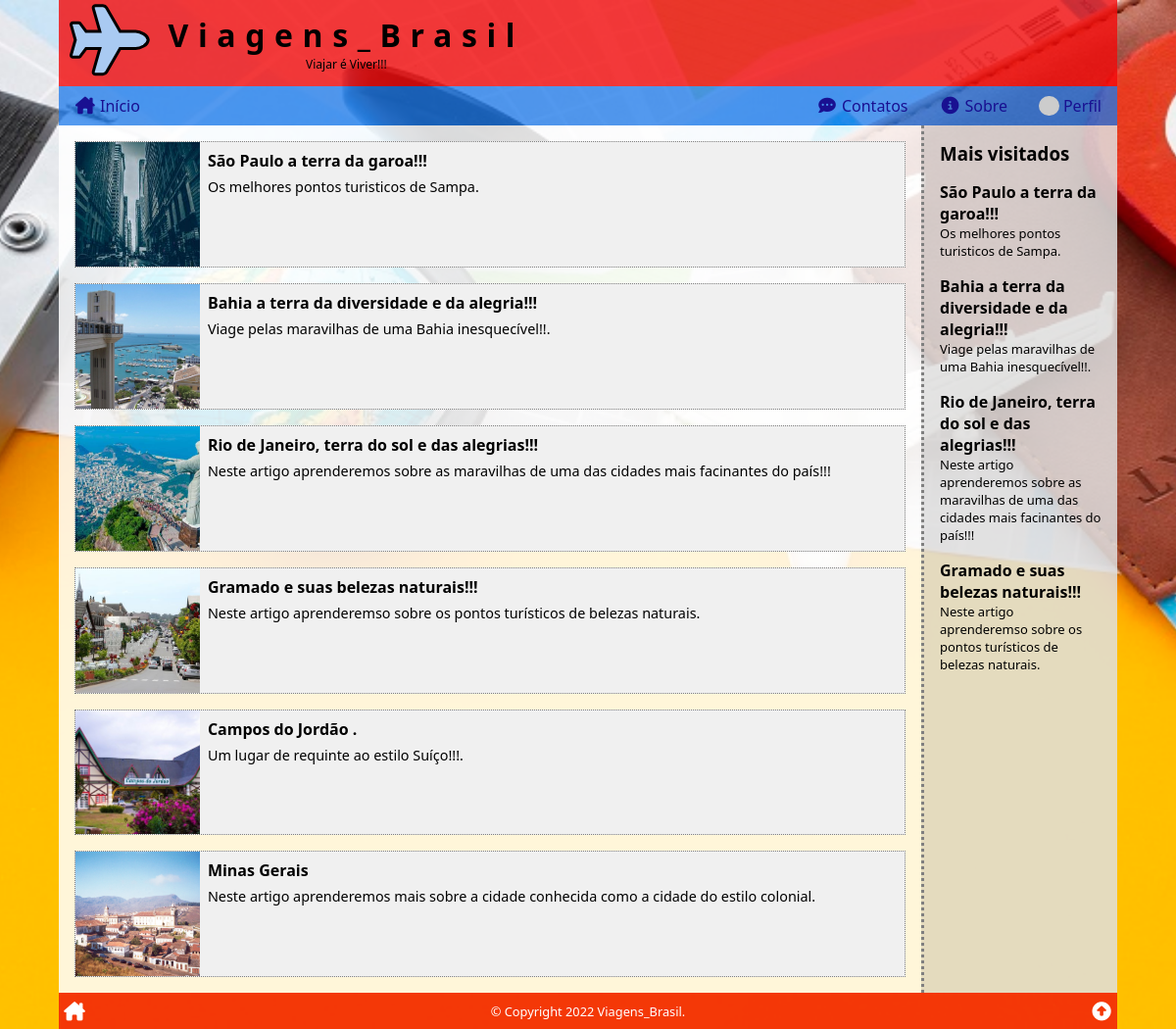
Screenshot of / (signed in) with the database file from the repository.
### tables this page shows
CREATE TABLE articles (
    art_id INT PRIMARY KEY AUTO_INCREMENT,
    art_title VARCHAR(127),
    art_intro VARCHAR(255),
    art_thumb VARCHAR(255),
    art_content TEXT,
    art_author INT,
    art_date TIMESTAMP DEFAULT CURRENT_TIMESTAMP,
    art_views INT DEFAULT '0',
    art_status ENUM('on', 'off', 'deleted') DEFAULT 'on',
    FOREIGN KEY (art_author) REFERENCES users (user_id)
);

### index.php (the view, shortened to what this page needs)
<?php
require($_SERVER['DOCUMENT_ROOT'] . '/_config.php');
$sql = <<<SQL
SELECT art_id, art_title, art_intro, art_thumb
    FROM articles
WHERE art_status = 'on'
    AND art_date <= NOW()
ORDER BY art_date DESC;
SQL;
$res = $conn->query($sql);
$artigos = '<div class="items">' . "\n";
while ($artigo = $res->fetch_assoc()) :
    $artigos .= <<<HTML
        <div class="item" onclick="location.href='/ler/?id={$artigo['art_id']}'">
            <div class="thumb" style="background-image: url('{$artigo['art_thumb']}')" title="Imagem de {$artigo['art_title']}"></div>
            <div class="body">
                <h4>{$artigo['art_title']}</h4>
                <span>{$artigo['art_intro']}</span>
            </div>
        </div>
HTML;
endwhile;
$artigos .= '</div>';
require($_SERVER['DOCUMENT_ROOT'] . '/_header.php');
?>
<section>
    <?php
    echo $artigos;
    ?>
</section>
<aside>
    <?php
    $mv = mostViewed();
    if ($mv) echo "<h3>Mais visitados</h3>{$mv}";
    ?>
</aside>
<?php
require($_SERVER['DOCUMENT_ROOT'] . '/_footer.php');

### _header.php (shortened to what this page needs)
<!DOCTYPE html>
<html lang="pt-BR">
<head>
    <link rel="stylesheet" href="style.css">
    <link rel="stylesheet" href="https://cdnjs.cloudflare.com/ajax/libs/font-awesome/6.1.1/css/all.min.css">
</head>
<body>
    <div class="wrap">
        <header>
            <a href="/" title="Página inicial"><i class="fa-solid fa-plane fa-fw"></i></a>
            <h1>Viagens_Brasil<small>Viajar é Viver!!!</small></h1>
        </header>
        <nav>
            <a href="/" title="Página inicial"><i class="fa-solid fa-house-chimney fa-fw"></i><span>Início</span></a>
            <a href="/contatos/" title="Faça contato"><i class="fa-solid fa-comment-dots fa-fw"></i><span>Contatos</span></a>
            <a href="/sobre/" title="Sobre..."><i class="fa-solid fa-circle-info fa-fw"></i><span>Sobre</span></a>
            <?php
            if ($user) :
            ?>
                <a href="/user/profile/" title="Perfil"><img src="<?php echo $user['user_photo'] ?>" alt="<?php echo $user['user_name'] ?>"><span>Perfil</a>
            <?php
            else :
            ?>
                <a href="/user/login/" title="Usuário"><i class="fa-solid fa-right-to-bracket fa-fw"></i><span>Login</span></a>
            <?php
            endif;
            ?>
        </nav>
        <main>

### _config.php (shortened to what this page needs)
<?php
$ini = parse_ini_file($_SERVER['DOCUMENT_ROOT'] . '/_config.ini', true);
foreach ($ini as $key => $val) :
    if ($_SERVER['SERVER_NAME'] === $key) :
        $conn = new mysqli($val['hostname'], $val['username'], $val['password'], $val['database']);
    endif;
endforeach;
$conn->query("SET NAMES 'utf8'");
$conn->query('SET character_set_connection=utf8');
$conn->query('SET character_set_client=utf8');
$conn->query('SET character_set_results=utf8');
$conn->query('SET GLOBAL lc_time_names = pt_BR');
$conn->query('SET lc_time_names = pt_BR');
if (isset($_COOKIE['user']))
    $user = unserialize($_COOKIE['user']);
else
    $user = false;
function mostViewed($num = 4)
{
    global $conn;
    $sql = <<<SQL
SELECT art_id, art_title, art_intro
FROM articles
WHERE art_status = 'on'
	AND art_date <= NOW()
ORDER BY art_views DESC
LIMIT {$num};
SQL;
    $res = $conn->query($sql);
    $out = '';
    if ($res->num_rows > 0) :
        while ($art = $res->fetch_assoc()) :
            $out .= <<<HTML
<div class="side-art-box" onclick="location.href='/ler/?id={$art['art_id']}'">
    <div class="side-art-title">{$art['art_title']}</div>
    <div class="side-art-intro">{$art['art_intro']}</div>
</div>
HTML;
        endwhile;
    else :
        $out = false;
    endif;
    return $out;
}

### _footer.php (shortened to what this page needs)
</main>
<footer>
    <a href="/" title="Página inicial"><i class="fa-solid fa-house-chimney fa-fw"></i></a>
    <div title="Todos os direitos reservados para Viagens_Brasil.">&copy; Copyright 2022 Viagens_Brasil.</div>
    <a href="#top" title="Topo da página"><i class="fa-solid fa-circle-up fa-fw"></i></a>
</footer>
</div>
</body>
</html>

### style.css (style rules this page uses)
* { box-sizing: border-box; outline: none; transition: .2s; }
html, body { position: relative; width: 100%; height: 100%; padding: 0; margin: 0; font-family: 'Segoe UI', Tahoma, Geneva, Verdana, sans-serif; font-size: 16px; }
a { color: steelblue; text-decoration: none; }
header, nav, section, article, main, aside, footer { display: block; }
body { background-color: rgb(170, 170, 170); background-attachment: fixed; background-image: url('/img/viagens08.jpg'); background-position: center; background-repeat: no-repeat; background-size: cover; }
.wrap { position: relative; display: flex; flex-direction: column; height: 100%; width: 100%; max-width: 1080px; min-width: 280px; margin: auto; }
.wrap>header { display: flex; align-items: center; justify-content: flex-start; background: rgba(243, 9, 9, 0.797); }
.wrap>header a { font-size: 70px; color: rgb(169, 202, 242); -webkit-text-stroke: 3px black; padding-left: .5rem; margin-top: -.5rem; }
.wrap>header h1 { margin: 0; margin-left: 1rem; text-align: center; font-size: 2rem; letter-spacing: .6rem; }
.wrap>header small { display: block; font-size: .75rem; font-weight: normal; letter-spacing: normal; }
.wrap>nav { background: rgba(29, 122, 235, 0.75); display: flex; align-items: center; justify-content: space-around; padding: 1px 0; }
.wrap>nav a { display: flex; width: 25%; flex-direction: column; justify-content: space-around; align-items: center; color: rgb(25, 16, 145); text-decoration: none; padding: .5rem; }
.wrap>nav span { display: inline-block; margin-top: .25rem; }
.wrap>nav i { font-size: 2rem; }
.wrap>nav img { width: 2rem; height: 2rem; display: block; border-radius: 50%; }
.wrap>footer { background: rgba(240, 10, 10, 0.75); padding: 1px 0; color: white; display: flex; align-items: center; justify-content: space-between; }
.wrap>footer a { display: block; padding: .25rem; color: white; font-size: 1.2rem; }
.wrap>footer div { font-size: .8rem; text-align: center; }
.wrap>main { flex-grow: 1; display: flex; flex-direction: column; }
.wrap>main>section, .wrap>main>aside { padding: 1rem; }
.wrap>main>section { flex-grow: 1; background-color: rgba(255, 255, 255, .85); }
.wrap>main>aside { border-top: 3px dotted grey; background: rgba(224, 224, 224, .85); }
.wrap>main>section>h2:first-child, .wrap>main>aside>h3:first-child { margin: 0; }
.item { background-color: rgb(240, 240, 240); margin-bottom: 1rem; border: 1px dotted grey; cursor: pointer; }
.items .item:last-child { margin-bottom: 0; }
.item .thumb { width: 100%; aspect-ratio: 1 / 1; background-attachment: local; background-position: center; background-repeat: no-repeat; background-size: cover; }
.item .body { padding: .5rem; }
.item .body span { font-size: .9rem; }
.item h4 { margin: 0 0 .25rem 0; }
@media (min-width: 426px) { .items { display: grid; grid-template-columns: 50% 50%; grid-column-gap: 1rem; margin-right: 1rem; } }
@media (min-width: 576px) { .items { display: block; margin: 0; } }
@media (min-width: 576px) { .item { display: flex; } }
@media (min-width: 576px) { .item .thumb { width: 15%; } }
@media (min-width: 768px) { .wrap>nav { align-items: center; justify-content: flex-end; } }
@media (min-width: 768px) { .wrap>nav a { flex-direction: row; justify-content: center; padding: .5rem 1rem; width: auto; } }
@media (min-width: 768px) { .wrap>nav a:first-child { margin-right: auto; } }
@media (min-width: 768px) { .wrap>nav i { font-size: 1.1rem; } }
@media (min-width: 768px) { .wrap>nav span { display: inline-block; margin-top: 0; margin-left: .25rem; } }
@media (min-width: 768px) { .wrap>nav img { width: 1.3rem; height: 1.3rem; } }
@media (min-width: 768px) { .wrap>main { flex-direction: row; } }
@media (min-width: 768px) { .wrap>main>aside { border-top: none; border-left: 3px dotted grey; flex: 0 0 200px; } }
.side-art-box { margin: 1rem 0; cursor: pointer; }
.side-art-title { font-weight: bold; }
.side-art-intro { font-size: small; }

### rows the page displays
articles: art_thumb (picture), art_title "São Paulo a terra da garoa!!!", art_intro "Os melhores pontos turisticos de Sampa."
articles: art_thumb (picture), art_title "Bahia a terra da diversidade e da alegria!!!", art_intro "Viage pelas maravilhas de uma Bahia inesquecível!!."
articles: art_thumb (picture), art_title "Rio de Janeiro, terra do sol e das alegrias!!!", art_intro "Neste artigo aprenderemos sobre as maravilhas de uma das cidades mais facinantes do país!!!"
articles: art_thumb (picture), art_title "Gramado e suas belezas naturais!!!", art_intro "Neste artigo aprenderemso sobre os pontos turísticos de belezas naturais."
articles: art_thumb (picture), art_title "Campos do Jordão .", art_intro "Um lugar de requinte ao estilo Suíço!!!."
articles: art_thumb (picture), art_title "Minas Gerais", art_intro "Neste artigo aprenderemos mais sobre a cidade conhecida como a cidade do estilo colonial."
